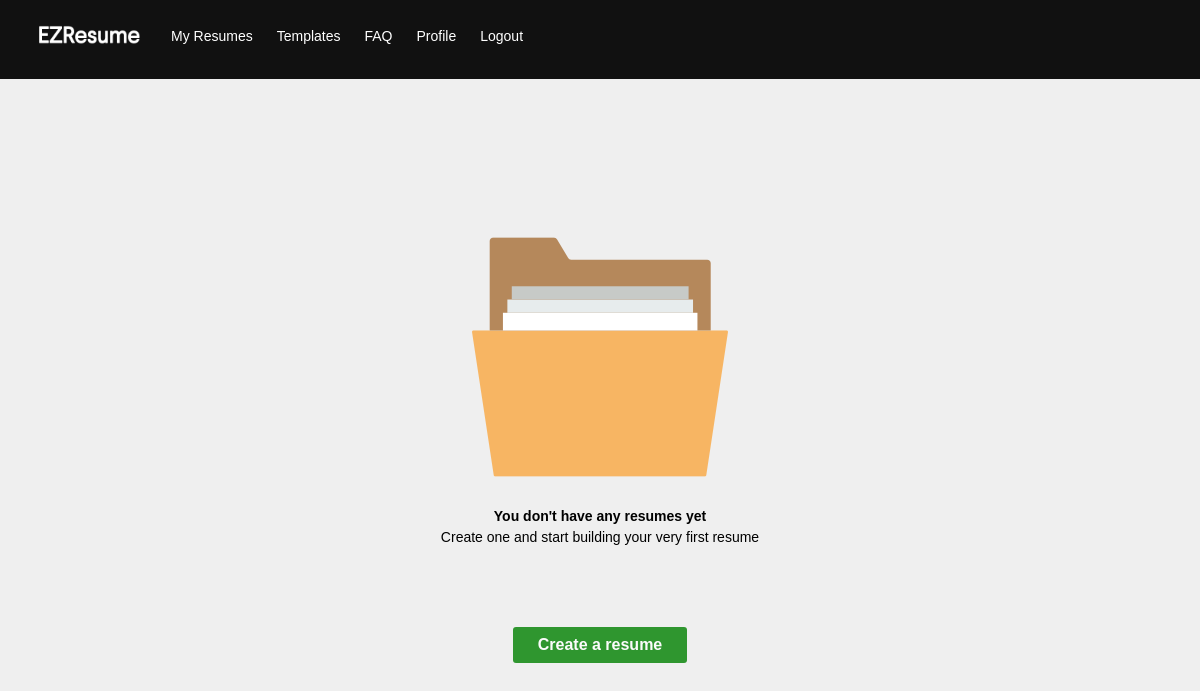
Page /app/ (signed in) on the earlier database version.
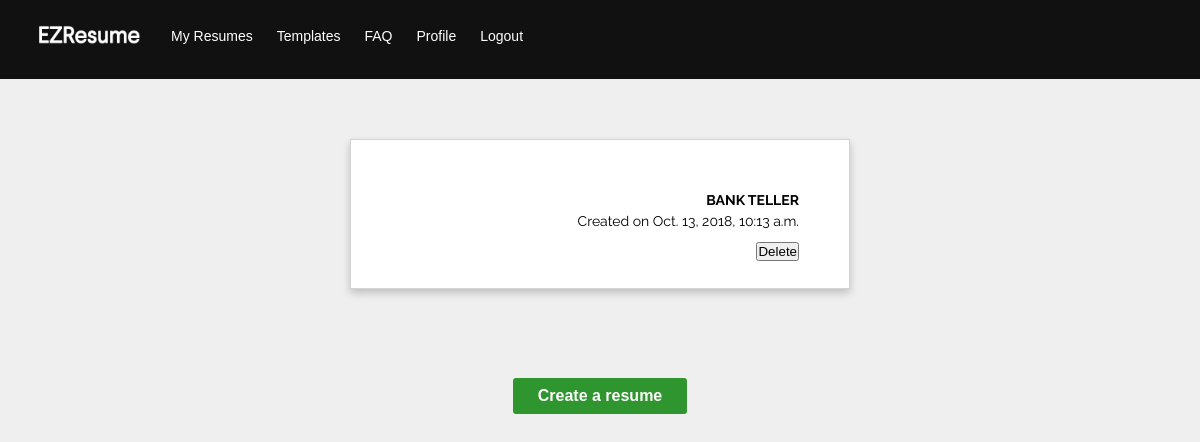
Same page on the later database version.
### resumes/models.py (models this page shows, shortened)
class Resume(models.Model):
    name = models.CharField(max_length=255)
    created_at = models.DateTimeField(auto_now_add=True, editable=False)
    updated_at = models.DateTimeField(auto_now=True)
    user = models.ForeignKey(User, on_delete=models.CASCADE)

### resumes/views.py (the view)
# urls.py: path('', views.my_resumes, name='my-resumes'),
@login_required()
def my_resumes(request):
    resumes = Resume.objects.all()
    return render(request, 'resumes/my_resumes.html', {'resumes': resumes})

### resumes/templates/resumes/my_resumes.html (shortened to what this page needs)
{% extends 'resumes/layout.html' %}
{% load static %}
{% block content %}
    <div class="wrapper">
    {% for resume in resumes %}
       <div class="resume-box">
            <div class="container">
                <p class="resume-name">{{ resume.name }}</p>
                <p>Created on {{ resume.created_at }}</p>
                <form action="{% url 'resumes:delete-resume' pk=resume.id %}">
                    <input type="submit" class="confirm-delete" value="Delete" />
                </form>
            </div>
        </div>
    {% empty %}
        <div class="empty-state-box">
            <img src="{% static 'resumes/images/resume-empty-icon.png' %}" class="centered">
            <p class="empty-state-text"><b>You don't have any resumes yet</b><br>Create one and
                start building your very first resume</p>
        </div>
    {% endfor %}
        <div class="button-box">
            <a href="{% url 'resumes:create-resume' %}" class="button">Create a resume</a>
        </div>
    </div>
{% endblock %}

### resumes/templates/resumes/layout.html (shortened to what this page needs)
{% load static %}
<!DOCTYPE html>
<html>
<head>
    <link rel="stylesheet" href="{% static 'resumes/css/main.css' %}">
    <link rel="stylesheet" href="{% static 'resumes/css/jquery-ui.css' %}">
    <link rel="stylesheet" href="https://use.fontawesome.com/releases/v5.3.1/css/all.css"
>
</head>
<body>
	<header>
        <div class="header">
            <a href="{% url 'resumes:my-resumes' %}"><img src="{% static 'resumes/images/logo.png' %}" class="logo"></a>
                <div class="header-left">
                    <a href="{% url 'resumes:my-resumes' %}">My Resumes</a>
                    <a href="#">Templates</a>
                    <a href="#">FAQ</a>
                    <a href="{% url 'resumes:edit-profile' %}">Profile</a>
                    <a href="{% url 'logout' %}" class="log-out-button">Logout</a>
                </div>
        </div>
    </header>
    <div class="main-content">
        {% block content %}{% endblock %}
    </div>
</body>
</html>

### resumes/static/resumes/css/main.css (style rules this page uses)
* { margin: 0; padding: 0; box-sizing: border-box; }
html { background-color: #efefef; }
body { font:14px/1.5 'Raleway', sans-serif; margin:0; }
.header { overflow: hidden; background-color: #111111; padding: 10px 20px; }
.header a { font-family: 'Montserrat Medium', sans-serif; float: left; color: white; padding: 12px; text-decoration: none; font-size: 14px; line-height: 28px; border-radius: 4px; }
.header .logo { width: 115px; height: auto; }
.header-left { float: left; }
.main-content { margin-bottom: 75px; text-align: center; }
.button { text-decoration: none; font: bold 14px/1 'Raleway-Medium', sans-serif; color: white; background-color: green; padding: 10px 25px; border-radius: 3px; opacity: 0.8; font-size: 16px; display: inline-block; margin: 4px; outline: none; transition: 0.2s ease; }
.button-box { display: block; padding-top: 75px; }
.confirm-delete { margin-top: 10px; }
.wrapper { text-align: center; padding-top: 50px; }
.resume-box { box-shadow: 0 4px 8px 0 rgba(0,0,0,0.2); transition: 0.2s; height: 150px; width: 500px; display: inline-block; border: 1px solid lightgray; margin: 10px; background-color: white; text-align: right; }
.container { padding: 50px; }
.resume-name { text-transform: uppercase; font-weight: bold; }

Differences in the rows shown:
added Resume: name "BANK TELLER", created_at "Oct. 13, 2018, 10:13 a.m."
Other differences:
text no longer shown: "You don't have any resumes yet Create one and start building your very first resume"
